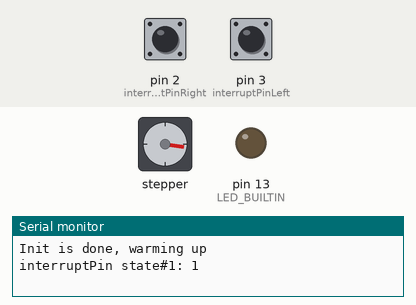
The sketch below on a simulated Arduino Uno, built with avr-gcc and run on an emulated ATmega328P. Shown: stepper motor, output pins drawn as LEDs (lit = HIGH), the last lines printed to the serial monitor. Wiring (inferred from the names in the program): stepper motor driver (200 steps per turn assumed): step pin 5; direction pin 4. The test bench sets the inputs (shaded band); at power-on: pin 2 (interruptPinRight) HIGH, pin 3 (interruptPinLeft) HIGH. Pins used as bus, display or sensor lines are not drawn.

Above: at 0.8 s.
0.9 s: pin 2 (interruptPinRight) pulled LOW for 0.15 s
At 1.53 s:
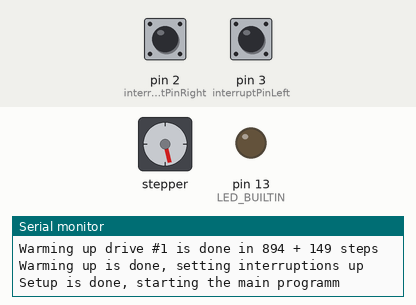
3.9 s: pin 3 (interruptPinLeft) pulled LOW for 3.2 s
At 7.24 s:
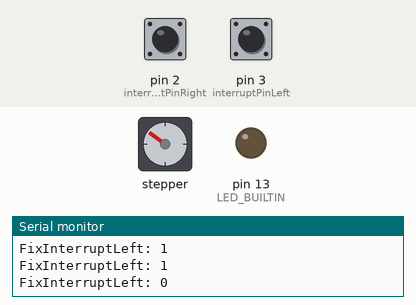
8.6 s: pin 2 (interruptPinRight) pulled LOW for 1 s
At 10.04 s:
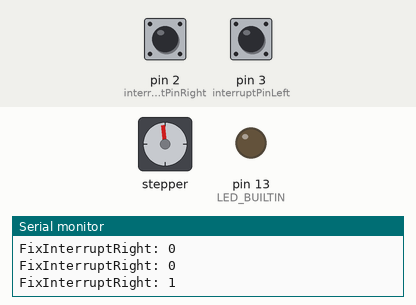
11.6 s: pin 3 (interruptPinLeft) pulled LOW for 0.15 s
At 11.87 s:
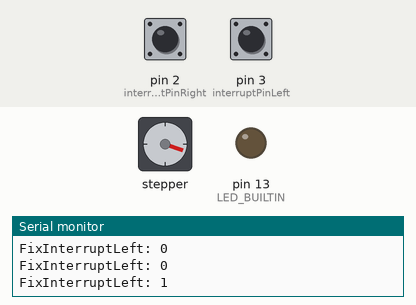
14.7 s: pin 3 (interruptPinLeft) driven LOW
17.7 s: pin 2 (interruptPinRight) pulled LOW for 1 s
Timing chart, 0 to 22.7 s (numbered marks = the images above; inputs shaded):
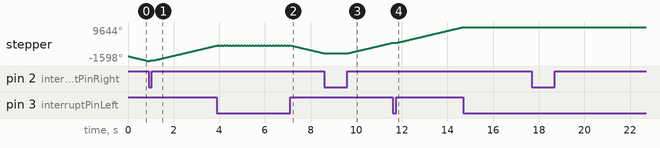

Measured:
- by itself, stepper: repeats every 0.13 s: 9644° 0.04 s, 9642° 0.02 s, 9603° 0.04 s, 9604° 0.02 s

The sketch:

proto_1_rever.ino
```cpp
#define interruptPinLeft 3   //0 left, react on +
#define interruptPinRight 2  //1 right, react on +
volatile byte stateInterruptLeft = LOW; // unused
volatile byte stateInterruptRight = LOW; // unused
volatile int InterruptLeftHitCount = 0;
volatile int InterruptRightHitCount = 0;
volatile unsigned long LastInterruptLeftHitTime = 0;
volatile unsigned long LastInterruptRightHitTime = 0;


#define driveONEDirPin 4 //2
#define driveONEStepPin 5  //3
unsigned int LoopCounter;

template <typename T>
Print& operator<<(Print& printer, T value)
{
    printer.print(value);
    return printer;
}

int driveONEstepsPerRota = 200; // steps per 1 rotation
double driveONEmmPerRota = 3.5; // mm per 1 rotation // REQ CALIBRATION

// -----INPUT-----
double driveONEdistanceMM = 10; // TO GO in mm
double driveONESpeed = 10.0; // Speed in mm/sec
bool driveONEStartDir = true; // true = HIGH (right, in), false = LOW (left, out) // REQ CALIBRATION
// ---------------

// -----Modes-----
#define PulsCalcMode 2

// PulsCalcMode 1: calc puls\pause by percent
double driveONETimePulsPercent = 0.4; //how long to send signal, float // REQ CALIBRATION
double driveONETimePausePercent = 1 - driveONETimePulsPercent; //pause before and after signal, float // REQ CALIBRATION

// PulsCalcMode 2: calc puls\pause time by fixed length
int driveONEFixedPulsTimeUS = 64; //us
int driveONEWarmingFixedPulsTimeUS = 64; //us
int driveONEWarmingFixedPauseTimeUS = 929; //us
// ---------------

int driveNum;

struct driveInfo {
  int num;
  int dirPin;
  int stepPin;
  bool currentDir;
  bool startDir;
  double stepsPerMM;
  int stepsTOgo;
  int expectedWorkTimeMS;
  unsigned long expectedStepDurationMS;
  double timePulsMS;
  double timePauseMS;
  double selfcorrectionUS;

};

struct driveInfo driveOne;


struct driveInfo GetDriveInfo(int driveNum){
   // Defining driveDirPin and driveCurrentDir
  struct driveInfo _driveInfo;
  if (driveNum == 1){
    _driveInfo.num = 1;
    _driveInfo.dirPin = driveONEDirPin;
    _driveInfo.startDir = driveONEStartDir;
    _driveInfo.stepPin = driveONEStepPin;

    _driveInfo.stepsPerMM = 1.0 / (driveONEmmPerRota / driveONEstepsPerRota); // REQ CALIBRATION 45.71428! #TODO: do smth with float
    _driveInfo.stepsTOgo = driveONEdistanceMM * _driveInfo.stepsPerMM;
    _driveInfo.expectedWorkTimeMS = (driveONEdistanceMM / driveONESpeed) * 1000; // MICRO SECONDS of work of driveOne
    _driveInfo.expectedStepDurationMS = _driveInfo.expectedWorkTimeMS / _driveInfo.stepsTOgo;

    if (PulsCalcMode == 1){

      _driveInfo.timePulsMS = _driveInfo.expectedStepDurationMS * driveONETimePulsPercent;
      _driveInfo.selfcorrectionUS = (3.50 * 2) + 50.0;
      _driveInfo.timePauseMS = (_driveInfo.expectedStepDurationMS * driveONETimePausePercent * 1000) - _driveInfo.selfcorrectionUS;
      }
    else if (PulsCalcMode == 2){
      _driveInfo.timePulsMS = driveONEFixedPulsTimeUS;
      _driveInfo.selfcorrectionUS = (3.50 * 2); //+ 50.0;
      _driveInfo.timePauseMS = (_driveInfo.expectedStepDurationMS * 1000) - _driveInfo.timePulsMS - _driveInfo.selfcorrectionUS;
    };

  return _driveInfo;
  }
}

void(* resetFunc) (void) = 0; //declare reset function at address 0

struct driveInfo Go(struct driveInfo _driveInfo) {

  if (_driveInfo.timePulsMS <= 0){
    while (1){
      Serial << "Wrong rotation settings! timePuls < 0ms: " << _driveInfo.timePulsMS  << "\n";
      blinkStart(200);
    }
  }

  unsigned int i;
  Serial << "GO: steps: " << _driveInfo.stepsTOgo << ", puls " << _driveInfo.timePulsMS << " us, pause " << _driveInfo.timePauseMS << " us, selfcorrection: " << _driveInfo.selfcorrectionUS << " us" << "\n";
  long int gt1 = millis();
  for ( i = 0; i < _driveInfo.stepsTOgo; i++ ){
    digitalWrite(_driveInfo.stepPin, HIGH);
    // PORTD = PORTD | B01000000;
    //delay(_driveInfo.timePulsMS);
    delayMicroseconds(_driveInfo.timePulsMS);
    digitalWrite(_driveInfo.stepPin, LOW);
    //PORTD = PORTD & B01000000;
    delayMicroseconds((_driveInfo.timePauseMS));
  }
  long int gt2 = millis();
  double overtime = (gt2-gt1) - _driveInfo.expectedWorkTimeMS;
  if (overtime != 0){
     _driveInfo.selfcorrectionUS += (overtime/_driveInfo.stepsTOgo)*1000;
    _driveInfo.timePauseMS -= (overtime/_driveInfo.stepsTOgo)*1000;
  }
  Serial << "GO: expected: " << _driveInfo.expectedWorkTimeMS << " ms, actual: " <<  _driveInfo.expectedWorkTimeMS + overtime  << " ms" << "\n";
  return _driveInfo;
}

void blinkStart(int t){
  unsigned int i;

   for ( i = 0; i < 5; i++ ){
    digitalWrite(LED_BUILTIN, HIGH);
    delay(t);
    digitalWrite(LED_BUILTIN, LOW);
    delay(t);
   }
}

struct driveInfo SetDirection(struct driveInfo _driveInfo) {
  if (_driveInfo.startDir == true) {
    _driveInfo.currentDir = true;}
  else {
    _driveInfo.currentDir = false;};
  digitalWrite(_driveInfo.dirPin, _driveInfo.currentDir);
  return _driveInfo;
}

struct driveInfo ChangeDirection(struct driveInfo _driveInfo) {
  if (_driveInfo.currentDir == true) {
    _driveInfo.currentDir = false;}
  else {
    _driveInfo.currentDir = true;};
  digitalWrite(_driveInfo.dirPin, _driveInfo.currentDir);
  return _driveInfo;
}

void FixInterruptLeft() {
      /*
  if (millis() - LastInterruptLeftHitTime >= 100) {
    LastInterruptLeftHitTime = millis();
    InterruptLeftHitCount++;
    }
  if (InterruptLeftHitCount >= 1) {
  */
     Serial << "FixInterruptLeft: " << driveOne.currentDir << "\n";
     driveOne = ChangeDirection(driveOne);
     int steps_done = 0;
      while (steps_done < 23){
        digitalWrite(driveOne.stepPin, HIGH);
        delayMicroseconds(driveONEWarmingFixedPulsTimeUS);
        digitalWrite(driveOne.stepPin, LOW);
        delayMicroseconds((driveONEWarmingFixedPauseTimeUS));
        steps_done++;
      }
     Serial << "FixInterruptLeft: " << driveOne.currentDir << "\n";
    }
  // }

void FixInterruptRight() {
   /*if (millis() - LastInterruptRightHitTime >= 100) {
    LastInterruptLeftHitTime = millis();
    InterruptRightHitCount++;
    }
  if (InterruptRightHitCount >= 1) {
   */
     Serial << "FixInterruptRight: " << driveOne.currentDir << "\n";
     driveOne = ChangeDirection(driveOne);
     int steps_done = 0;
      while (steps_done < 23){
        digitalWrite(driveOne.stepPin, HIGH);
        delayMicroseconds(driveONEWarmingFixedPulsTimeUS);
        digitalWrite(driveOne.stepPin, LOW);
        delayMicroseconds((driveONEWarmingFixedPauseTimeUS));
        steps_done++;
      }
     Serial << "FixInterruptRight: " << driveOne.currentDir << "\n";
    }
  // }


void setup() {
  Serial.begin(9600);
  // Setting pins as OUTPUT
  pinMode(driveONEDirPin, OUTPUT);
  pinMode(driveONEStepPin, OUTPUT);
  pinMode(LED_BUILTIN, OUTPUT);

   // Setting all Pboard ports to LOW
  PORTD = B00000000;

  driveOne = GetDriveInfo(1);
  driveOne = SetDirection(driveOne);

  Serial.println("Init is done, warming up");
  pinMode(interruptPinLeft, INPUT_PULLUP);
  pinMode(interruptPinRight, INPUT_PULLUP);

  driveOne = WarmingUp(driveOne);

    // interruptions
  Serial.println("Warming up is done, setting interruptions up");
  attachInterrupt(digitalPinToInterrupt(interruptPinLeft), FixInterruptLeft, LOW);
  attachInterrupt(digitalPinToInterrupt(interruptPinRight), FixInterruptRight, LOW);


  Serial.println("Setup is done, starting the main programm");
}


struct driveInfo WarmingUp(struct driveInfo _driveInfo) {
  // Move drive to oposite  the untill interruptPinLeft will rise
  // bool _direction = !_driveInfo.startDir;
  int steps_done_1 = 0;
  int steps_done_2 = 0;
  int interruptPin_1;
  struct driveInfo _drive;

  if (_driveInfo.startDir){
    interruptPin_1 = interruptPinRight;
  }
  else {
    interruptPin_1 = interruptPinLeft;
  };
  _drive = ChangeDirection(_driveInfo);

  Serial << "interruptPin state#1: " << digitalRead(interruptPin_1) << "\n";
  while (digitalRead(interruptPin_1)){
    digitalWrite(_driveInfo.stepPin, HIGH);
    delayMicroseconds(driveONEWarmingFixedPulsTimeUS);
    digitalWrite(_driveInfo.stepPin, LOW);
    delayMicroseconds((driveONEWarmingFixedPauseTimeUS));
    steps_done_1++;
  };

  _drive = ChangeDirection(_drive);
  Serial << "interruptPin state#2: " << digitalRead(interruptPin_1) << "\n";

    /*
    for (int i = 0; i <= 100; i++) {
      digitalWrite(_driveInfo.stepPin, HIGH);
      delayMicroseconds(driveONEWarmingFixedPulsTimeUS);
      digitalWrite(_driveInfo.stepPin, LOW);
      delayMicroseconds((driveONEWarmingFixedPauseTimeUS));
      steps_done_2++;
    };  */
    while (!digitalRead(interruptPin_1)){
    digitalWrite(_driveInfo.stepPin, HIGH);
    delayMicroseconds(driveONEWarmingFixedPulsTimeUS);
    digitalWrite(_driveInfo.stepPin, LOW);
    delayMicroseconds((driveONEWarmingFixedPauseTimeUS));
    steps_done_2++;
  };

  Serial << "interruptPin state#3: " << digitalRead(interruptPin_1) << "\n";
  Serial << "Warming up drive #" << _drive.num << " is done in " << steps_done_1 << " + " << steps_done_2 << " steps" << '\n';
  return _drive;
}

void loop() {
  /*
  LoopCounter++;
  Serial << "Starting loop #" << LoopCounter << '\n';
  blinkStart(500);
  digitalWrite(LED_BUILTIN, HIGH);
  long int t1 = millis();
  */
  digitalWrite(driveOne.stepPin, HIGH);
  delayMicroseconds(driveOne.timePulsMS);
  digitalWrite(driveOne.stepPin, LOW);
  delayMicroseconds((driveOne.timePauseMS));
  /*

  driveOne = ChangeDirection(driveOne);
  long int t2 = millis();
  Serial.print("Loop took "); Serial.print(float(t2-t1)/1000); Serial << " sec" << '\n';
  delay(99999999);
  */
}
```
